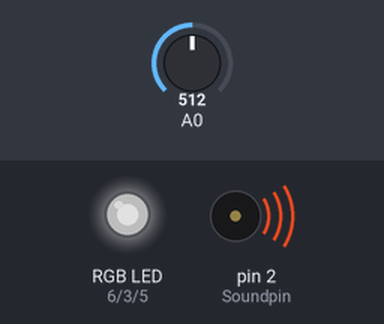
Bench run of a sketch on a simulated Arduino Uno, built with avr-gcc and run on an emulated ATmega328P. On the bench: an RGB LED mixed from three pins (HIGH = lit), buzzer (waves = sounding). Inputs (shaded band) come from the test bench; at power-on: A0 = 512. Dim RGB values are drawn brighter than linear; random numbers use the default seed unless the sketch sets one.

Above: at 1.2 s.
1.3 s: A0 set to 716
At 2.3 s:
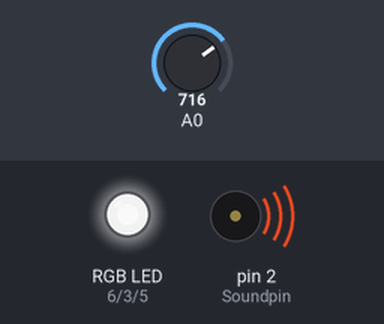
2.8 s: A0 set to 900
At 3.6 s:
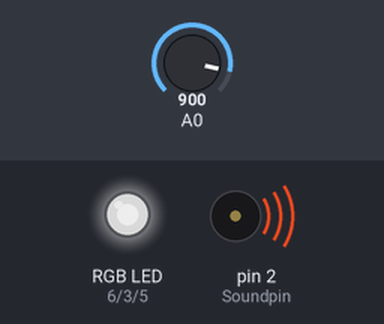
4.3 s: A0 set to 306
At 4.8 s:
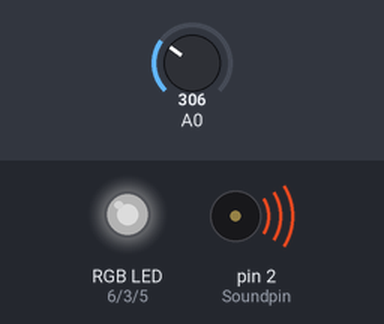
5.8 s: A0 set to 0
At 6.9 s:
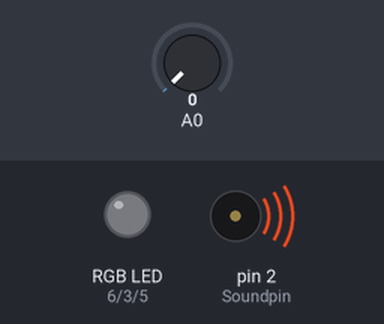
Timing chart, 0 to 8.3 s (numbered marks = the images above; inputs shaded):
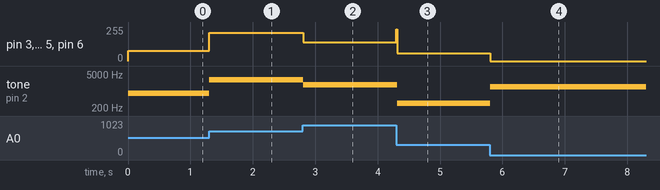

Measured:
- after the input at 1.3 s, pin 3 (GREEN), pin 5 (BLUE), pin 6 (RED): 78/255 → 211/255 at once; tone on pin 2 (Soundpin): 810 Hz → 2916 Hz at once
- after the input at 2.8 s, pin 3 (GREEN), pin 5 (BLUE), pin 6 (RED): 211/255 → 140/255 at once; tone on pin 2 (Soundpin): 2916 Hz → 1784 Hz at once
- after the input at 4.3 s, pin 3 (GREEN), pin 5 (BLUE), pin 6 (RED): 140/255 → 60/255 at once; tone on pin 2 (Soundpin): 1784 Hz → 312 Hz at once
- after the input at 5.8 s, pin 3 (GREEN), pin 5 (BLUE), pin 6 (RED): 60/255 → 0/255 at once; tone on pin 2 (Soundpin): 312 Hz → 1500 Hz at once

The sketch:

homework_1_RGB.ino
```cpp
int RED=6;
int BLUE=5;
int GREEN=3;//闪亮的灯球
int Soundpin=2;//蜂鸣器
void setup() {
  // put your setup code here, to run once:
pinMode(Soundpin,OUTPUT);
pinMode(RED,OUTPUT);
pinMode(BLUE,OUTPUT);
pinMode(GREEN,OUTPUT);
}
int value;//读取模拟值
int num;//转换到LED灯的电压
int red;
int blue;
int green;//灯球的颜色
float x;//转换到弧度区间，用于模拟蜂鸣器的频率
float h;//蜂鸣器的频率
void loop() {
  // put your main code here, to run repeatedly:
value=analogRead(A0);
num=map(value,0,1023,0,255);
x=map(value,0,1023,0,90);
h=1500+1500*sin(x*3014159/180);//用三角函数来模拟蜂鸣器的变化
if (value==0)
    red=blue=green=0;
else if (value==255)
         red=blue=green=255;
     else {
            randomSeed(analogRead(0));
            green=random(-0.5*num,0.5*num)+num;
            randomSeed(analogRead(0));
            red=random(-0.5*num,0.5*num)+num;
            randomSeed(analogRead(0));
            blue=random(-0.5*num,0.5*num)+num;
            }
tone(Soundpin,h);
colorRGB(red,blue,green);
delay(10);
}

void colorRGB(int red, int blue, int green){
analogWrite(RED,constrain(red,0,255));
analogWrite(BLUE,constrain(blue,0,255));
analogWrite(GREEN,constrain(green,0,255));
}
```
